Frame 1 (no input): blank canvas, image omitted
Frame 60 (no input): blank canvas, image omitted
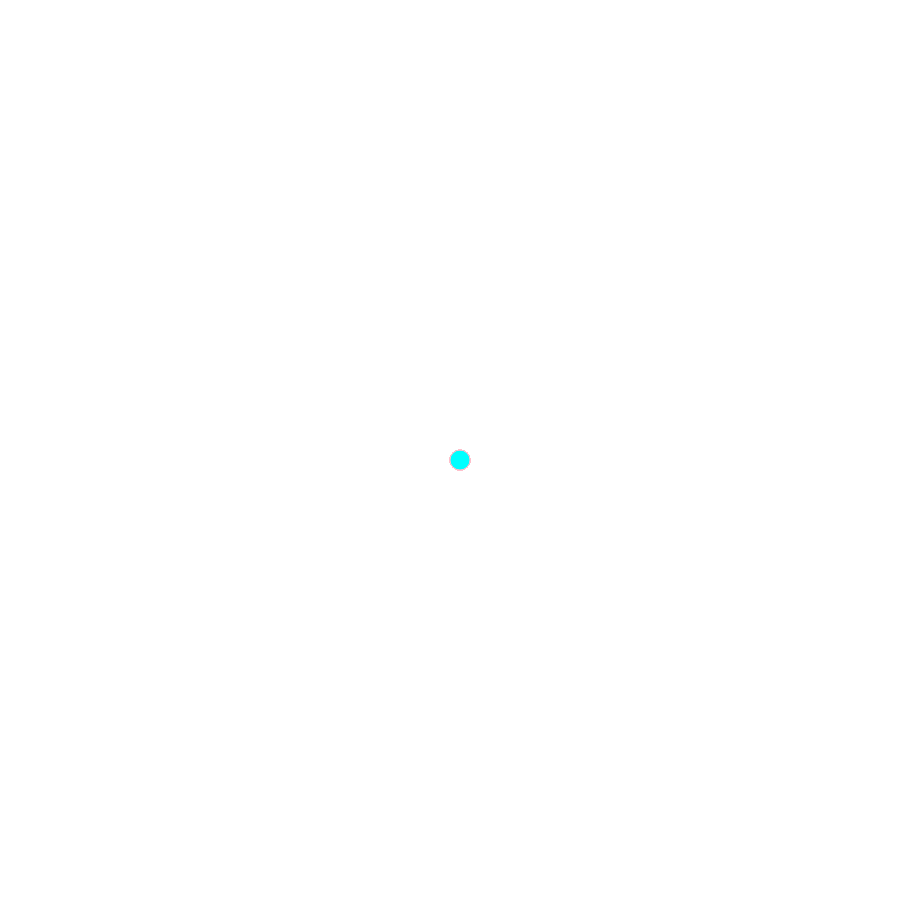
Frame 120 (the mouse pressed at the canvas centre since frame 60)

The p5.js sketch whose frames 1 and 60 were blank and that drew this single picture after the mouse press (run headless with seeded random() and noise() and a simulated clock; from frame 60 on, the mouse is pressed at the canvas centre):

// p5.js sketch
// ── sketch.js
function setup() {
  createCanvas(900, 900);
  background("white")
}

function draw() {
  stroke("pink");
  fill("cyan");
  
  
  
  if(mouseIsPressed) {
    rect(mouseX, mouseY, 20, 20, 20);
  }
}
